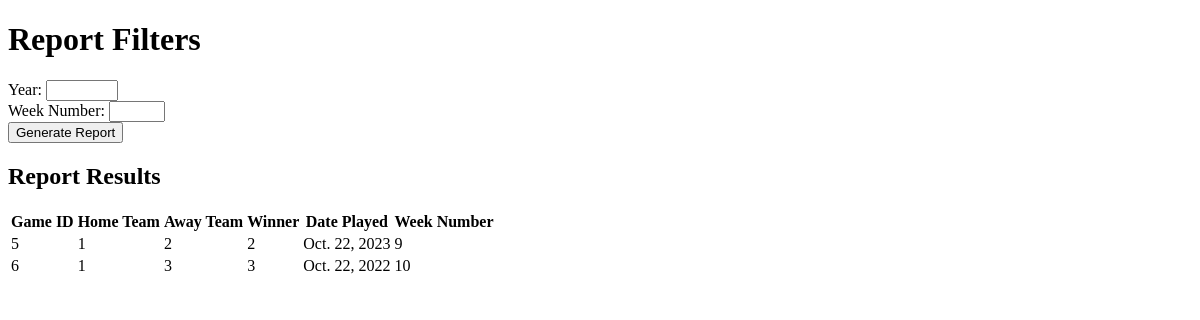
Page /seasontracker/report_interface/ on the earlier database version.
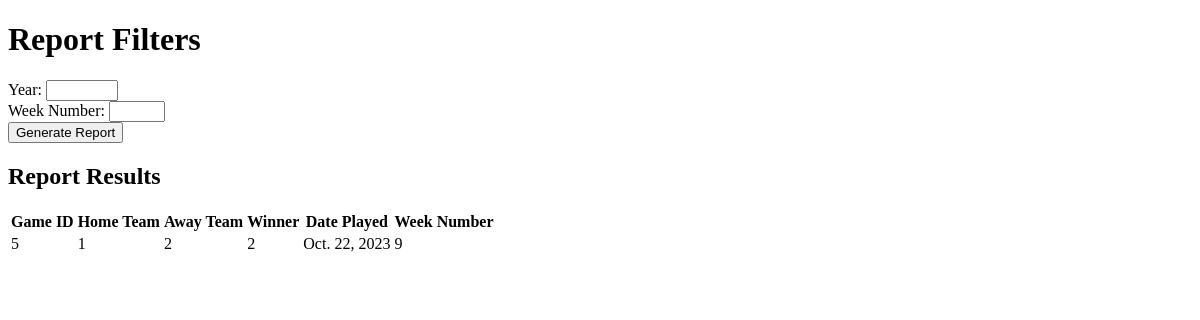
Same page on the later database version.
### nflseason/models.py (models this page shows)
class Games(models.Model):
    game_id = models.AutoField(primary_key=True)
    home_team = models.IntegerField()
    away_team = models.IntegerField()
    winner = models.IntegerField()
    date_played = models.DateField()
    week_number = models.IntegerField()

### nflseason/views.py (the view)
# urls.py: path('report_interface/', views.report_interface, name='report_interface'),
def report_interface(request):
    if request.method == 'POST':
        year = request.POST.get('year')
        week_number = request.POST.get('week_number')
        if year:
            games = Games.objects.filter(date_played__year=year)
            if week_number:
                games = games.filter(week_number=week_number)
        else:
            games = Games.objects.all()
        return render(request, 'report_interface.html', {'games': games})
    else:
        games = Games.objects.all()
        return render(request, 'report_interface.html', {'games': games})

### nflseason/templates/report_interface.html (shortened to what this page needs)
<!DOCTYPE html>
<html>
<head>
</head>
<body>
    <h1>Report Filters</h1>
    <form method="post">
        <label for="year">Year:</label>
        <input type="number" name="year" id="year" min="1920" max="2023" required>
        <br>
        <label for="week_number">Week Number:</label>
        <input type="number" name="week_number" id="week_number" min="1" max="23" required>
        <br>
        <input type="submit" value="Generate Report">
    </form>
    <h2>Report Results</h2>
    <table>
        <thead>
            <tr>
                <th>Game ID</th>
                <th>Home Team</th>
                <th>Away Team</th>
                <th>Winner</th>
                <th>Date Played</th>
                <th>Week Number</th>
            </tr>
        </thead>
        <tbody>
            {% for game in games %}
                <tr>
                    <td>{{ game.game_id }}</td>
                    <td>{{ game.home_team }}</td>
                    <td>{{ game.away_team }}</td>
                    <td>{{ game.winner }}</td>
                    <td>{{ game.date_played }}</td>
                    <td>{{ game.week_number }}</td>
                </tr>
            {% endfor %}
        </tbody>
    </table>
</body>
</html>

Differences in the rows shown:
removed Games: game_id "6", home_team "1", away_team "3", winner "3", date_played "Oct. 22, 2022", week_number "10"
